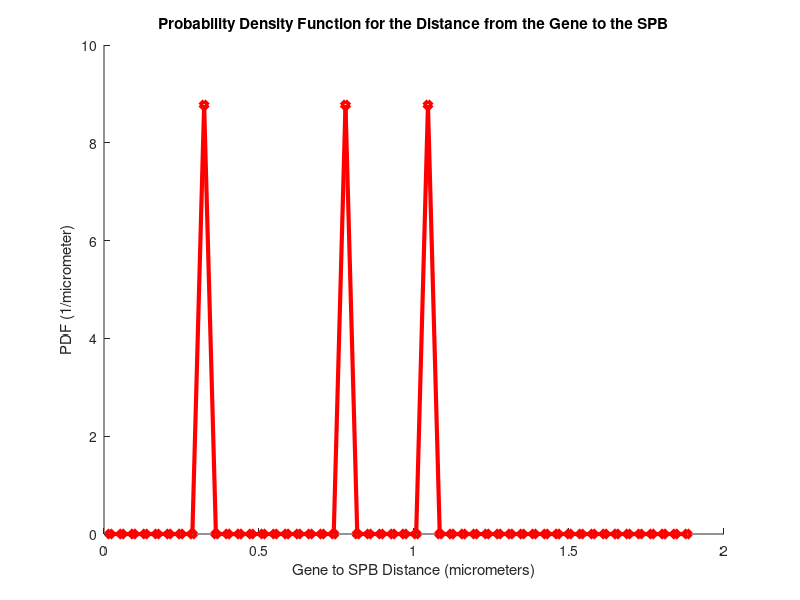
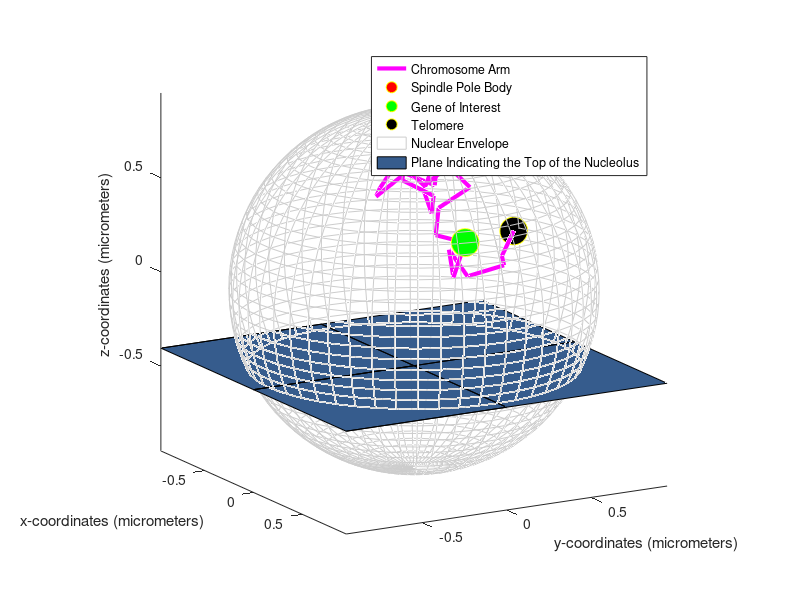

Recreate these plots in MATLAB, in order.
% Introduction to Modeling Chromosomes with a Freely Jointed Chain 
% Gabriel Bronk, 2014
% gbronk@brandeis.edu

% This MATLAB code simulates a random conformation of the arm of a chromosome 
% in a yeast cell's nucleus. This script is intended for any researcher who 
% wishes to learn how to model a chromosome in a simple manner. It is also
% useful for teaching college (or advanced high school) students how to
% create a simple Monte Carlo simulation.

% Additional information on this model and more complex versions of this model 
% can be found in the paper: 
% "Effect of Chromosome Tethering on Nuclear Organization in Yeast"  
% by Avsaroglu, Bronk, et al. at:
% https://journals.plos.org/plosone/article?id=10.1371/journal.pone.0102474

% The chromosome is modelled as many straight
% segments, with each segment oriented in a random direction. It's like 
% drawing a zig-zagging line (where each segment is the same length), but
% the line is zig-zagging in 3D. See it now: Chromosomes...in 3D! 
% The nucleus is modelled as a sphere, and the nucleolus is modelled 
% as a spherical cap.

% The code calculates the distance between a particular gene and the 
% spindle pole body (I mean the distance in space, not the
% length of the chromosome). The spindle pole body (SPB) is 
% a structure of proteins located 
% on the nuclear membrane. Many different conformations are simulated, so
% you obtain many different distances between the gene and the SPB. These
% many distances are recorded, and the code plots a probability 
% distribution for the distances.

% Hit the run button to see the code in action before reading through the
% code.

% For information about the commands used in this file:
% Type "help CommandName" into the matlab command window. For instance,  
% type "help clear" (without the quotes), % to find out about the "clear" 
% command. Or googling it gives a lot more info.

clear 
rng('default')
rng('shuffle')
tic

%--------------------------------------------------------------------------

% The following section sets all the parameters in the code. If desired,
% you can change the vaues of these parameters.
NumberOfTrials = 5*10^3; 
% This is how many times to try to simulate chromosome conformations.
% Run this for at least 5*10^5 trials to get a decent sample size.

KuhnLength = 0.200; % units of micrometers
% This is the length of a segment of the chromosome.
ChromosomeCompaction = 13; % units of (micrometers^2)/Mbp   (Mbp is 1 million pase pairs)
% In a given length of a chromosome (in micrometers), there may be more DNA
% (in base pairs) or less DNA. The higher this parameter, the lower the
% amount of DNA in a given length of the chromosome. In this simulation, we
% make the simplifying assumption that chromosome compaction is uniform for
% the entire chromosome.
LengthFromCentromereToTelomere = 0.124; % units of Mbp
% Length of the chromosome arm. 
% The length used here is for the left arm of yeast chromosome III with a
% 0.010 Mbp lac operator array inserted into the arm.
LengthFromCentromereToGene = 0.104; % units of Mbp
% Length of chromosome arm from the centromere to the gene of interest.
% The length used here is the location of the lac operator.
R = 0.95; % units in micrometers
% Radius of the nucleus
Nucleolus = 0.2;
% The fraction of the nucleus' volume that is occupied by the nucleolus.
PeripheryThickness = 0.05; % units in micrometers
% Telomeres are attached to the nuclear envelope. As it is impossible to
% simulate a chromosome whose telomere is exactly at the nuclear envelope,
% we make the aproximation that the telomere can be within a small distance
% of the nuclear envelope. The PeripheryThickness is the maximum distance
% from the nuclear envelope that the telomere can be and still be
% considered attached to the nuclear envelope.
MicrotubuleLength = 0.05; % units in micrometers
% This is the length of the microtubule that connects the chromosome's
% centromere to the SPB.
NumberOfBins = 50;
% Number of bins of the probability distribution.

%--------------------------------------------------------------------------

% This section calculates values based on the parameters above.

SPBCoordinates = [0; 0; R];
% We model the nucleus as a sphere centered at the coordinates (0,0,0).
% We choose the SPB to be located at the very top of the nuclear sphere
% (i.e. coordinates (0, 0, R), and as you will see, the nucleolus will be a
% spherical cap at the bottom of the sphere. This is realistic because in
% real yeast cells, the SPB is at the opposite end of the nucleus from the
% nucleolus.

N = round((ChromosomeCompaction*LengthFromCentromereToTelomere)/((KuhnLength)^2));
% Number of kuhn segments for the whole chromosome arm
n = round((ChromosomeCompaction*LengthFromCentromereToGene)/((KuhnLength)^2));
% Number of kuhn segments between the centromere and the gene of interest.

MaximumDistance = 2*R; 
% The maximum distance to include in the probability distribution
dx = MaximumDistance/NumberOfBins;
% The width of each bin of the probability distribution.
ProbabilityDistribution = zeros(1,NumberOfBins);
% This starts the probabiity distribution at all zeros, and we will
% increase the probabilities in the bins as the simulation progresses.

hroots = roots([(pi/3) (-pi*R) 0 (Nucleolus*4/3*pi*R^3)]);
hindex = find(hroots > 0 & hroots < (2*R));
h = hroots(hindex);
% h is the height of the nucleolus (in micrometers). The lines above do the
% following calculation: We represent the nucleolus as a spherical cap,
% and we want to set this spherical cap to a particular volume:
% e.g. 1/5 of the total nuclear volume. What must the height of the spherical
% cap be in order for the spherical cap to have that particulat volume? The
% first of these three lines solves an algebraic equation that I derived,
% which finds the height of the spherical cap. As the equation is a third
% degree polynomial set equal to 0, the equation has 3 solutions, but only
% one of these solutions makes sense (i.e. is positive and is smaller than
% the diameter of the nuclear sphere). The 2nd and 3rd lines find the
% answer that makes sense.

% -------------------------------------------------------------------------

% Now we simulate the chromosome arm many times. Realistic chromosome
% conformations are those that (1) remain entirely within the nuclear
% sphere, and (2) do not protrude into the nucleolus, and (3) have the telomere 
% in close proximity to the nuclear envelope. We only keep data from simulated 
% conformations that meet all three conditions. 
% I will refer to these conditions later on as "the three necessary conditions".

% The number of times that
% we try to simulate the chromosome arm is "NumberOfTrials". However, most
% of these attempts will fail. This is because most random conformations do not 
% have their telomeres close to the nuclear envelope and/or they protrude 
% out of the nuclear sphere and/or penetrate into the nucleolus.  
% Note that in reality, some protrusion into
% the nucleolus is possible, but our simplified model represents the
% nucleolus as impenetrable),

CoordinateMatrix = zeros(3,N+1);
% This initializes CoordinateMatrix (see below for more info).

for trial = 1:NumberOfTrials
    % The "for loop" tells us to simulate the chromosome arm over and over
    % again until we have simulated it as many times as "NumberOfTrials" is 
    % set to.
    
    CurrentCoordinates = [0; 0; R - MicrotubuleLength];
    % These are the coordinates of the centromere (it's just below the SPB). 
    % As the random walk progresses (i.e. we "draw out" one segment after
    % another), the CurrentCoordinates will be updated to be the
    % coordinates of the end of the segment that has been most recently
    % created.
    CoordinateMatrix(:,1) = [0; 0; R - MicrotubuleLength];
    
    CDFC = norm(CurrentCoordinates); 
    % This is the distance from the CurrentCoordinates to the center of 
    % the nuclar sphere. This stands for "current distance from center".
    u = 0;  
    % u keeps track of the number of segments that we have drawn.
    
    
    while (u < N) && (CDFC < R) && (CurrentCoordinates(3,1) > -R + h)
        % The "while loop" tells MATLAB to keep adding segments until
        % it has added N segments. Also, it tells MATLAB to stop adding 
        % segments if the previous segment has protruded out of the nuclear
        % sphere or into the nucleolus.  If a segment does such protrusion,
        % the while loop does not proceed, the data is not recorded 
        % (i.e. we throw away all the segments of this conformation), and
        % we go to the next trial of the "for loop" in order to start a
        % brand new conformation.
        
        RandomNumbers = randn(3,1); 
        % This produces a column vector in which each of the 3 components 
        % is chosen from a normal distribution with a mean of 0 and 
        % standard deviation of 1.
        vector = KuhnLength*(RandomNumbers/norm(RandomNumbers));
        % This vector is of length KuhnLength and actually is pointing in a
        % totally random direction in 3D (i.e. the above expression is the 
        % the same as choosing the end of the vector from a uniform
        % distribution over a sphere of radius KuhnLength).
        % Interesting, if you have a vector in 3D whose components 
        % have been randomly chosen from the normal distribution mentioned above,
        % you can divide the vector by its magnitude in order to obtain 
        % a vector of unit length pointing in a totally random direction.
                
        CurrentCoordinates = CurrentCoordinates + vector;
        % This updates the current coordinates.
        CoordinateMatrix(:,u+2) = CurrentCoordinates;
        % This keeps track of the coordinates of each segment.        
        CDFC = norm(CurrentCoordinates);           
        u = u + 1; 
        if u == n
            GeneCoordinates = CurrentCoordinates;
            % This records the coordinates of the gene of interest.
        end
                
    end
 
    if (CDFC < R) && (CDFC > R - PeripheryThickness)...
         && (CurrentCoordinates(3,1) > -R + h) 
        GeneToSPBDistance = norm(GeneCoordinates - SPBCoordinates);
        Bin = ceil(GeneToSPBDistance*NumberOfBins/MaximumDistance);
        ProbabilityDistribution(1,Bin) = ProbabilityDistribution(1,Bin) + 1;
        SuccessfulConformation = CoordinateMatrix;
        % The "if statement" determines whether the three necessary
        % conditions have been met for the last segment. If they have,
        % then the distance between the gene and the SPB is calculated; 
        % then we determine which bin of the probability distribution this 
        % distance corresponds to, and we add a tally of 1 to that bin.               
    end
    
end

TimeInHours = toc/3600
NumberOfSuccessfulConformations = sum(ProbabilityDistribution)
% These tell the user how long the simulation took and how many chromosome
% conformations satisfied the three necessary conditions.

PDF = ProbabilityDistribution/(sum(ProbabilityDistribution)*dx); 
XDistances = (dx/2):dx:(MaximumDistance-dx/2);
figure(1)
hold on
plot(XDistances,PDF,'-dr','LineWidth',3)
xlabel('Gene to SPB Distance (micrometers)')
ylabel('PDF (1/micrometer)')
title('Probability Density Function for the Distance from the Gene to the SPB')
% The lines above calculate the probability density functions (PDF) by
% dividing the probability distribution by the width of each bin. The code
% then plots the PDF.

figure(2)
% The following code draws (in 3D!) the last successful conformation.
hold on
plot3(SuccessfulConformation(1,:),SuccessfulConformation(2,:),...
    SuccessfulConformation(3,:),'-m','LineWidth',3)
xlabel('x-coordinates (micrometers)')
ylabel('y-coordinates (micrometers)')
zlabel('z-coordinates (micrometers)')
xlim([-R R])
ylim([-R R])
zlim([-R R])
plot3(0,0,R,'o','MarkerEdgeColor','y','MarkerFaceColor','r','MarkerSize',20) 
plot3(SuccessfulConformation(1,n+1),SuccessfulConformation(2,n+1),...
    SuccessfulConformation(3,n+1),...
    'o','MarkerEdgeColor','y','MarkerFaceColor','g','MarkerSize',20) 
plot3(SuccessfulConformation(1,N+1),SuccessfulConformation(2,N+1),...
    SuccessfulConformation(3,N+1),...
    'o','MarkerEdgeColor','y','MarkerFaceColor','k','MarkerSize',20) 
[x,y,z] = sphere(50);
x = x*R;
y = y*R;
z = z*R;
lightGrey = 0.8*[1 1 1]; 
surface(x,y,z,'FaceColor', 'none','EdgeColor',lightGrey)
X = [0 0 R -R];
Y = [R -R 0 0];
Z = (-R+h)*ones(4,4);
surf(X,Y,Z)
view(60,15)
axis equal
legend('Chromosome Arm','Spindle Pole Body','Gene of Interest',...
    'Telomere','Nuclear Envelope','Plane Indicating the Top of the Nucleolus')
FigHandle = figure(2);
  set(FigHandle, 'Position', [100, 100, 1100, 600]);
% Get different views of the conformation by using the rotate tool in the
% figure window. Also, compare the simulated conformation to an
% experimentally-determined conformation shown in Figure 5 of
% http://www.nature.com/nature/journal/v465/n7296/pdf/nature08973.pdf




